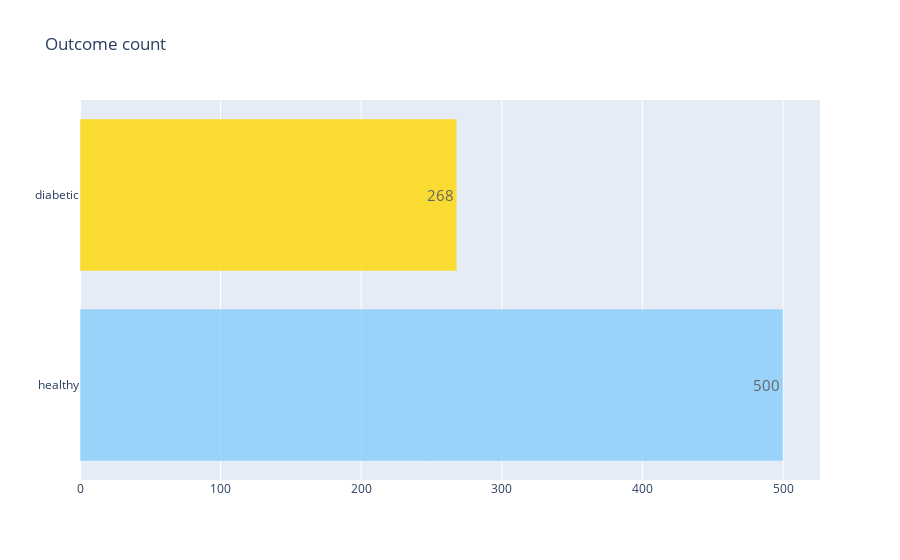

The cell this chart's notebook holds for it:
### Code cell
def dataset_count():
    trace = go.Bar(x = df['Outcome'].value_counts().values.tolist(), y = ['healthy','diabetic' ], orientation = 'h', text=df['Outcome'].value_counts().values.tolist(), 
        textfont=dict(size=15), textposition = 'auto', opacity = 0.8,marker=dict(color=['lightskyblue', 'gold']))

    layout = dict(title =  'Outcome count')

    fig = dict(data = [trace], layout=layout)
    py.iplot(fig)

dataset_count()

### Figure 1 — Plotly figure (JSON) as saved in the notebook; plotly's stock layout.template omitted (floating-point values rounded to 4 significant figures)
{"data": [{"marker": {"color": ["lightskyblue", "gold"]}, "opacity": 0.8, "orientation": "h", "text": ["500", "268"], "textfont": {"size": 15}, "textposition": "auto", "type": "bar", "x": [500, 268], "y": ["healthy", "diabetic"]}], "layout": {"title": {"text": "Outcome count"}}}
